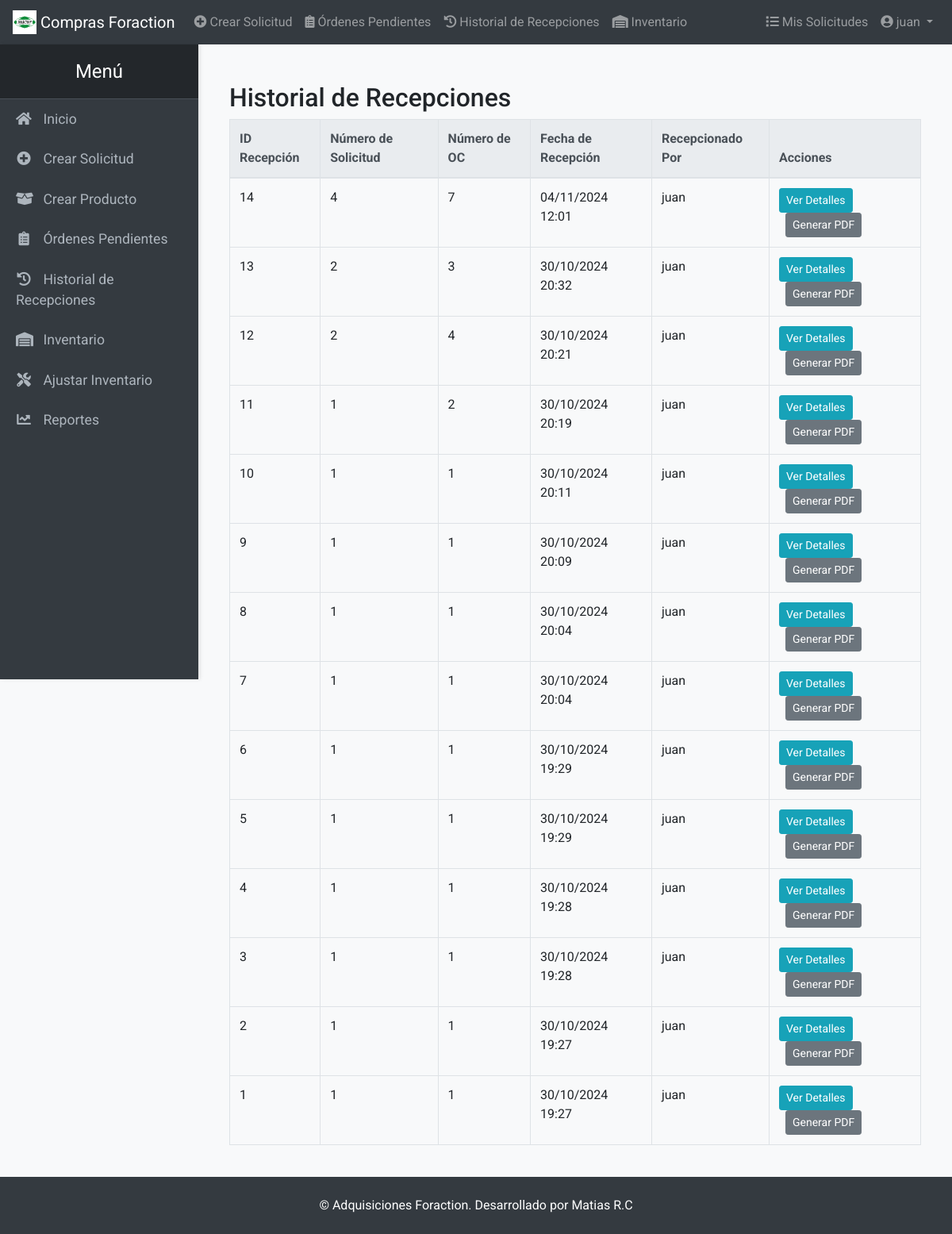
The app's page /historial_recepciones (signed in) with its own data.
### models.py (models this page shows, shortened)
class Usuario(db.Model, UserMixin):
    __tablename__ = 'usuarios'
    id = db.Column(db.Integer, primary_key=True)
    nombre_usuario = db.Column(db.String(150), unique=True, nullable=False)
    correo = db.Column(db.String(150), unique=True, nullable=False)
    contraseña_hash = db.Column(db.String(128), nullable=False)
    rol = db.Column(db.String(50), nullable=False)  # Roles: usuario, revisor, supervisor, admin, bodeguero
    proveedores = db.relationship('Proveedor', back_populates='creador', cascade='all, delete-orphan')
    solicitudes = db.relationship('Solicitud', back_populates='solicitante', cascade='all, delete-orphan')
    aprobaciones = db.relationship('Aprobacion', back_populates='revisador', cascade='all, delete-orphan')
    ordenes_compra_recibidas = db.relationship('OrdenCompra', back_populates='usuario_recepcion', foreign_keys='OrdenCompra.recibido_por')
    recepciones = db.relationship('Recepcion', back_populates='usuario', lazy=True)  # Relación con Recepcion

class Recepcion(db.Model):
    __tablename__ = 'recepciones'
    id = db.Column(db.Integer, primary_key=True)
    orden_compra_id = db.Column(db.Integer, db.ForeignKey('ordenes_compra.id'), nullable=False)
    fecha_recepcion = db.Column(db.DateTime, default=datetime.utcnow)
    comentario_general = db.Column(db.Text, nullable=True)
    usuario_id = db.Column(db.Integer, db.ForeignKey('usuarios.id'), nullable=False)
    solicitud_id = db.Column(db.Integer, db.ForeignKey('solicitudes.id'), nullable=False)
    orden_compra = db.relationship('OrdenCompra', back_populates='recepcion')
    usuario = db.relationship('Usuario', back_populates='recepciones')
    productos_recepcionados = db.relationship('ProductoRecepcion', back_populates='recepcion', cascade="all, delete-orphan")
    solicitud = db.relationship('Solicitud', back_populates='recepciones')

class Solicitud(db.Model):
    __tablename__ = 'solicitudes'
    id = db.Column(db.Integer, primary_key=True)
    solicitante_id = db.Column(db.Integer, db.ForeignKey('usuarios.id'), nullable=False)
    centro_costo_id = db.Column(db.Integer, db.ForeignKey('centros_costo.id'), nullable=False)
    fecha = db.Column(db.DateTime, default=datetime.utcnow)
    tiempo_estimado = db.Column(db.Integer, nullable=True)  # Tiempo en días
    estado = db.Column(db.String(20), nullable=False, default='Pendiente')  # Estados: Pendiente, Aprobada, Rechazada, Recepcionado, Completada
    gasto_total = db.Column(db.Float, nullable=False, default=0.0)  # Añadido
    proveedor_seleccionado_id = db.Column(db.Integer, db.ForeignKey('proveedores.id'), nullable=True)
    proveedor_seleccionado = db.relationship('Proveedor', foreign_keys=[proveedor_seleccionado_id])
    fecha_aprobacion = db.Column(db.DateTime, nullable=True)
    solicitante = db.relationship('Usuario', back_populates='solicitudes')
    centro_costo = db.relationship('CentroCosto', back_populates='solicitudes')
    productos_solicitudes = db.relationship('ProductoSolicitud', back_populates='solicitud', cascade='all, delete-orphan')
    productos_proveedores = db.relationship('ProductoProveedor', back_populates='solicitud', cascade='all, delete-orphan')
    aprobaciones = db.relationship('Aprobacion', back_populates='solicitud', cascade='all, delete-orphan')
    ordenes_compra = db.relationship('OrdenCompra', back_populates='solicitud', cascade="all, delete-orphan")
    recepciones = db.relationship('Recepcion', back_populates='solicitud', cascade="all, delete-orphan")

class OrdenCompra(db.Model):
    __tablename__ = 'ordenes_compra'
    id = db.Column(db.Integer, primary_key=True)
    solicitud_id = db.Column(db.Integer, db.ForeignKey('solicitudes.id'), nullable=False)
    proveedor_id = db.Column(db.Integer, db.ForeignKey('proveedores.id'), nullable=False)
    fecha_creacion = db.Column(db.DateTime, default=datetime.utcnow)
    estado = db.Column(db.String(20), nullable=False, default='Generada')  # Estados: Generada, Enviada, Recepcionada, etc.
    fecha_recepcion = db.Column(db.DateTime, nullable=True)
    recibido_por = db.Column(db.Integer, db.ForeignKey('usuarios.id'), nullable=True)
    solicitud = db.relationship('Solicitud', back_populates='ordenes_compra')
    proveedor = db.relationship('Proveedor', back_populates='ordenes_compra')
    usuario_recepcion = db.relationship('Usuario', back_populates='ordenes_compra_recibidas', foreign_keys=[recibido_por])
    productos_orden = db.relationship('ProductoOrdenCompra', backref='orden_compra', lazy=True)
    recepcion = db.relationship('Recepcion', back_populates='orden_compra', uselist=False)

### routes.py (the view)
@main.route('/historial_recepciones')
@login_required
@roles_required('bodeguero', 'admin')
def historial_recepciones():
    recepciones = Recepcion.query.options(
        joinedload(Recepcion.solicitud)
        .joinedload(Solicitud.productos_solicitudes)
        .joinedload(ProductoSolicitud.producto),
        joinedload(Recepcion.solicitud)
        .joinedload(Solicitud.aprobaciones)
        .joinedload(Aprobacion.revisador),
        joinedload(Recepcion.solicitud)
        .joinedload(Solicitud.proveedor_seleccionado),
        joinedload(Recepcion.usuario)
    ).order_by(Recepcion.fecha_recepcion.desc()).all()
    return render_template('bodega/historial_recepciones.html', recepciones=recepciones)

### routes.py (called while the page is built)
@main.app_context_processor
def add_calculation_functions():
    def calcular_precio_total(solicitud, proveedor):
        total = sum(
            pp.precio_ofrecido * pp.cantidad
            for pp in solicitud.productos_proveedores
            if pp.proveedor_id == proveedor.id and pp.precio_ofrecido is not None
        )
        return total
    def calcular_tiempo_entrega(solicitud, proveedor):
        tiempos = [
            pp.tiempo_estimado_envio
            for pp in solicitud.productos_proveedores
            if pp.proveedor_id == proveedor.id and pp.tiempo_estimado_envio is not None
        ]
        return max(tiempos) if tiempos else None
    return dict(
        calcular_precio_total=calcular_precio_total,
        calcular_tiempo_entrega=calcular_tiempo_entrega
    )

### templates/bodega/historial_recepciones.html (shortened to what this page needs)
{% extends 'base.html' %}
{% block content %}
<div class="container mt-4">
    <h2>Historial de Recepciones</h2>
    {% if recepciones %}
        <table class="table table-bordered">
            <thead class="thead-light">
                <tr>
                    <th>ID Recepción</th>
                    <th>Número de Solicitud</th>
                    <th>Número de OC</th>
                    <th>Fecha de Recepción</th>
                    <th>Recepcionado Por</th>
                    <th>Acciones</th>
                </tr>
            </thead>
            <tbody>
                {% for recepcion in recepciones %}
                <tr>
                    <td>{{ recepcion.id }}</td>
                    <td>{{ recepcion.orden_compra.solicitud.id }}</td>
                    <td>{{ recepcion.orden_compra.id }}</td>
                    <td>{{ recepcion.fecha_recepcion.strftime('%d/%m/%Y %H:%M') }}</td>
                    <td>{{ recepcion.usuario.nombre_usuario }}</td>
                    <td>
                        <button type="button" class="btn btn-info btn-sm" data-toggle="modal" data-target="#detalleModal{{ recepcion.id }}">
                            Ver Detalles
                        </button>
                        <a href="{{ url_for('main.generar_pdf_recepcion', recepcion_id=recepcion.id) }}" class="btn btn-secondary btn-sm ml-2">
                            Generar PDF
                        </a>
                    </td>
                </tr>
                {% endfor %}
            </tbody>
        </table>
    {% else %}
        <p>No hay recepciones registradas.</p>
    {% endif %}
</div>
{% endblock %}

### templates/base.html (shortened to what this page needs)
<!DOCTYPE html>
<html lang="es">
<head>
    <link href="https://stackpath.bootstrapcdn.com/bootstrap/4.5.2/css/bootstrap.min.css" rel="stylesheet">
    <link href="https://cdnjs.cloudflare.com/ajax/libs/font-awesome/5.15.3/css/all.min.css" rel="stylesheet">
    <link href="{{ url_for('static', filename='css/custom.css') }}" rel="stylesheet">
</head>
<body>
    <div class="d-flex flex-column min-vh-100">
        <nav class="navbar navbar-expand-lg navbar-dark bg-dark">
            <a class="navbar-brand" href="{{ url_for('main.index') }}">
                <img src="{{ url_for('static', filename='logo.png') }}" width="30" height="30" class="d-inline-block align-top" alt="Logo" loading="lazy">
                Compras Foraction
            </a>
            <div class="collapse navbar-collapse" id="navbarNav">
                <ul class="navbar-nav mr-auto">
                    {% if current_user.is_authenticated %}
                        <li class="nav-item">
                            <a class="nav-link" href="{{ url_for('main.crear_solicitud') }}">
                                <i class="fas fa-plus-circle"></i> Crear Solicitud
                            </a>
                        </li>
                        {% if current_user.rol == 'bodeguero' %}
                            <li class="nav-item">
                                <a class="nav-link" href="{{ url_for('main.ordenes_pendientes') }}">
                                    <i class="fas fa-clipboard-list"></i> Órdenes Pendientes
                                </a>
                            </li>
                            <li class="nav-item">
                                <a class="nav-link" href="{{ url_for('main.historial_recepciones') }}">
                                    <i class="fas fa-history"></i> Historial de Recepciones
                                </a>
                            </li>
                            <li class="nav-item">
                                <a class="nav-link" href="{{ url_for('main.inventario') }}">
                                    <i class="fas fa-warehouse"></i> Inventario
                                </a>
                            </li>
                        {% endif %}
                    {% endif %}
                </ul>
                <ul class="navbar-nav ml-auto">
                    {% if current_user.is_authenticated %}
                        <li class="nav-item">
                            <a class="nav-link" href="{{ url_for('main.mis_solicitudes') }}">
                                <i class="fas fa-list"></i> Mis Solicitudes
                            </a>
                        </li>
                        <li class="nav-item dropdown">
                            <a class="nav-link dropdown-toggle" href="#" id="perfilDropdown" role="button" data-toggle="dropdown" aria-haspopup="true" aria-expanded="false">
                                <i class="fas fa-user-circle"></i> {{ current_user.nombre_usuario }}
                            </a>
                        </li>
                    {% endif %}
                </ul>
            </div>
        </nav>
        <div class="d-flex flex-grow-1">
            <nav id="sidebar" class="bg-dark">
                <div class="sidebar-heading">Menú</div>
                <ul class="list-unstyled components">
                    <li>
                        <a href="{{ url_for('main.index') }}"><i class="fas fa-home"></i> Inicio</a>
                    </li>
                    {% if current_user.is_authenticated %}
                        <li>
                            <a href="{{ url_for('main.crear_solicitud') }}"><i class="fas fa-plus-circle"></i> Crear Solicitud</a>
                        </li>
                        {% if current_user.rol in ['solicitante', 'revisor','bodeguero'] %}
                            <li>
                                <a href="{{ url_for('main.crear_producto') }}"><i class="fas fa-box-open"></i> Crear Producto</a>
                            </li>
                        {% endif %}
                        {% if current_user.rol == 'bodeguero' %}
                            <li>
                                <a href="{{ url_for('main.ordenes_pendientes') }}"><i class="fas fa-clipboard-list"></i> Órdenes Pendientes</a>
                            </li>
                            <li>
                                <a href="{{ url_for('main.historial_recepciones') }}"><i class="fas fa-history"></i> Historial de Recepciones</a>
                            </li>
                            <li class="nav-item">
                                <a class="nav-link" href="{{ url_for('main.inventario') }}">
                                    <i class="fas fa-warehouse"></i> Inventario
                                </a>
                            </li>
                            <li class="nav-item">
                                <a class="nav-link" href="{{ url_for('main.ajustar_inventario') }}">
                                    <i class="fas fa-tools"></i> Ajustar Inventario
                                </a>
                            </li>
                            <li class="nav-item">
                                <a class="nav-link" href="{{ url_for('main.reportes_inventario') }}">
                                    <i class="fas fa-chart-line"></i> Reportes
                                </a>
                            </li>
                        {% endif %}
                    {% endif %}
                </ul>
            </nav>
            <main class="flex-grow-1 p-4">
                {% block content %}{% endblock %}
            </main>
        </div>
        <footer class="bg-dark text-white p-4 text-center mt-auto">
            &copy; {{ current_year }} Adquisiciones Foraction. Desarrollado por Matias R.C
        </footer>
    </div>
</body>
</html>

### static/css/custom.css (style rules this page uses)
body { font-family: 'Roboto', sans-serif; background-color: #f8f9fa; }
#sidebar { width: 250px; min-width: 250px; max-width: 250px; height: 100vh; position: fixed; top: 56px; left: 0; background: #343a40; color: #fff; transition: all 0.3s; box-shadow: 2px 0 5px rgba(0,0,0,0.1); overflow-y: auto; z-index: 1000; }
#sidebar .sidebar-heading { padding: 1rem; font-size: 1.5rem; text-align: center; background: #23272b; border-bottom: 1px solid #495057; }
#sidebar .components { padding: 0; margin: 0; list-style: none; }
#sidebar .components li a { padding: 12px 20px; font-size: 1.1rem; display: block; color: #adb5bd; transition: all 0.3s; }
#sidebar .components li a i { margin-right: 10px; width: 20px; text-align: center; }
main { margin-left: 250px; transition: all 0.3s; }
footer { background-color: #343a40; color: white; }

### records on screen
Usuario: nombre_usuario "juan"
Recepcion: id "14", orden_compra.solicitud.id "4", orden_compra.id "7", fecha_recepcion "04/11/2024 12:01", usuario.nombre_usuario "juan"
Recepcion: id "13", orden_compra.solicitud.id "2", orden_compra.id "3", fecha_recepcion "30/10/2024 20:32", usuario.nombre_usuario "juan"
Recepcion: id "12", orden_compra.solicitud.id "2", orden_compra.id "4", fecha_recepcion "30/10/2024 20:21", usuario.nombre_usuario "juan"
Recepcion: id "11", orden_compra.solicitud.id "1", orden_compra.id "2", fecha_recepcion "30/10/2024 20:19", usuario.nombre_usuario "juan"
Recepcion: id "10", orden_compra.solicitud.id "1", orden_compra.id "1", fecha_recepcion "30/10/2024 20:11", usuario.nombre_usuario "juan"
Recepcion: id "9", orden_compra.solicitud.id "1", orden_compra.id "1", fecha_recepcion "30/10/2024 20:09", usuario.nombre_usuario "juan"
Recepcion: id "8", orden_compra.solicitud.id "1", orden_compra.id "1", fecha_recepcion "30/10/2024 20:04", usuario.nombre_usuario "juan"
Recepcion: id "7", orden_compra.solicitud.id "1", orden_compra.id "1", fecha_recepcion "30/10/2024 20:04", usuario.nombre_usuario "juan"
Recepcion: id "6", orden_compra.solicitud.id "1", orden_compra.id "1", fecha_recepcion "30/10/2024 19:29", usuario.nombre_usuario "juan"
Recepcion: id "5", orden_compra.solicitud.id "1", orden_compra.id "1", fecha_recepcion "30/10/2024 19:29", usuario.nombre_usuario "juan"
Recepcion: id "4", orden_compra.solicitud.id "1", orden_compra.id "1", fecha_recepcion "30/10/2024 19:28", usuario.nombre_usuario "juan"
Recepcion: id "3", orden_compra.solicitud.id "1", orden_compra.id "1", fecha_recepcion "30/10/2024 19:28", usuario.nombre_usuario "juan"
Recepcion: id "2", orden_compra.solicitud.id "1", orden_compra.id "1", fecha_recepcion "30/10/2024 19:27", usuario.nombre_usuario "juan"
Recepcion: id "1", orden_compra.solicitud.id "1", orden_compra.id "1", fecha_recepcion "30/10/2024 19:27", usuario.nombre_usuario "juan"
